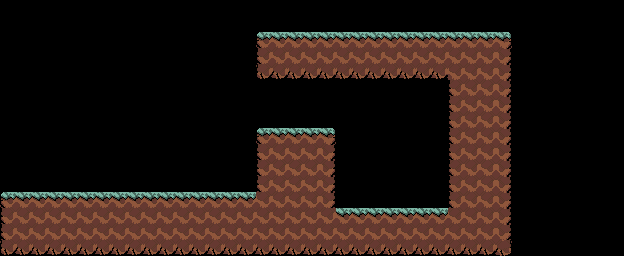

Tiled map render using the project's own tile images. Description and the map definition, with tile-layer contents summarised, below:
An orthogonal 39x16 tile map with 16x16 px tiles, 1 tile layer (Tile Layer 1).

<map version="1.2" tiledversion="1.2.2" orientation="orthogonal" renderorder="right-down" width="39" height="16" tilewidth="16" tileheight="16" infinite="0" nextlayerid="3" nextobjectid="1">
 <tileset firstgid="1" source="ss_earth_tileset.tsx" />
 <layer id="2" name="Tile Layer 1" width="39" height="16">
  <data>[624 cells, 217 non-empty, 9 distinct tile ids]</data>
 </layer>
</map>